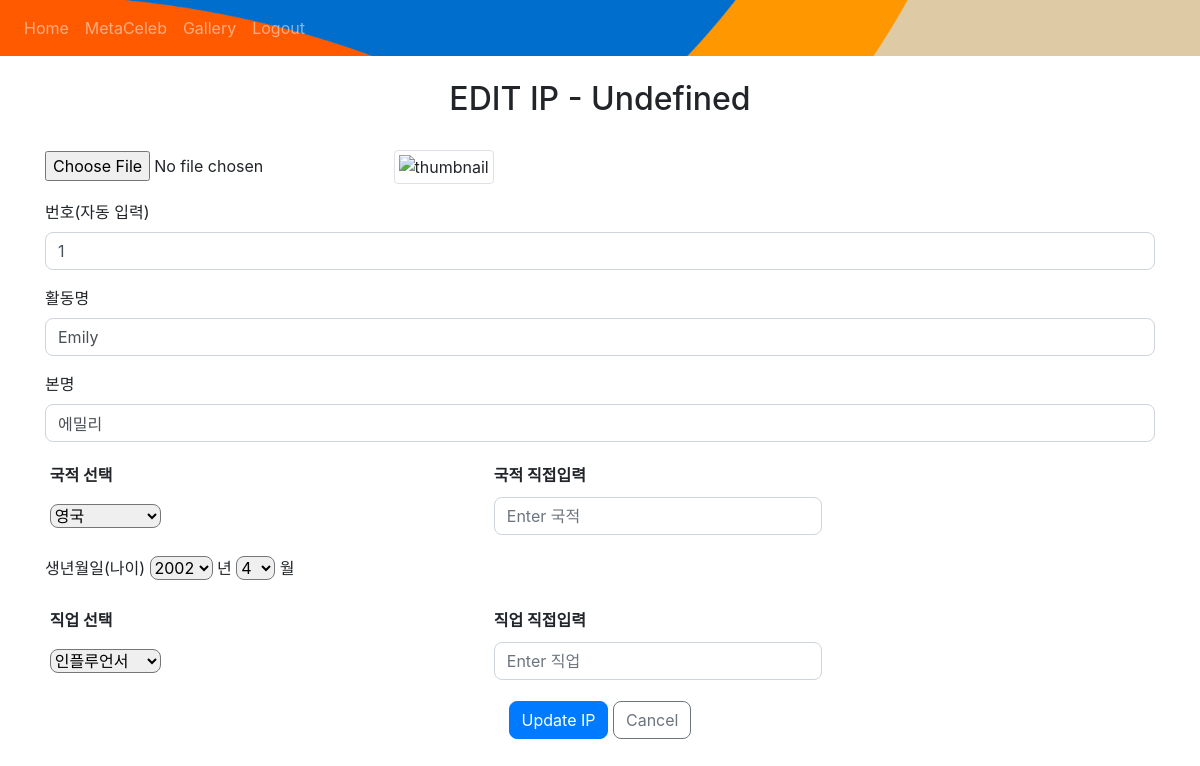
/update/MetaCeleb/1 (signed in), run on the app's committed database.
### website/models.py (models this page shows)
class MetaCeleb(db.Model):
    id = db.Column(db.Integer, primary_key=True)
    num = db.Column(db.String(10))
    name = db.Column(db.String(30), nullable=False)
    real_name = db.Column(db.String(30))
    job = db.Column(db.String(100))
    dob = db.Column(db.String(30))
    company = db.Column(db.String(100))
    img = db.Column(db.Text, unique = True, nullable=False)
    img_name = db.Column(db.Text, nullable=False)
    img_mimetype = db.Column(db.Text, nullable=False)
    nationality = db.Column(db.String(30))
    keyword = db.Column(db.String(200))
    copyright_status = db.Column(db.String(50))
    date_pub = db.Column(db.String(10))
    monitored = db.Column(db.String(5))
    date_monitor = db.Column(db.String(10))
    suggested = db.Column(db.String(5))
    date_suggested = db.Column(db.String(10))
    story = db.Column(db.String(10000))
    feedback = db.Column(db.String(5000))
    date = db.Column(db.String(100))
    user_id = db.Column(db.Integer, db.ForeignKey('user.id'))

### website/views.py (the view, shortened to what this page needs)
@views.route('/update/MetaCeleb/<int:id>', methods=['GET', 'POST'])
@login_required
def update_metaceleb(id):
    this_year = datetime.datetime.now().year
    ip_to_update = MetaCeleb.query.get_or_404(id)
    all_jobs = db.session.query(MetaCeleb.job).distinct()
    all_nationality = db.session.query(MetaCeleb.nationality).distinct()
    return render_template("update.html", user=current_user, ip_to_update = ip_to_update, all_jobs = all_jobs, all_nationality = all_nationality,  this_year=this_year)

### website/__init__.py (called while the page is built)
def create_app():
    app = Flask(__name__)
    app.config['SECRET_KEY'] = 'hjshjhdjah kjshkjdhjs'
    app.config['SQLALCHEMY_DATABASE_URI'] = f'sqlite:///{DB_NAME}'
    db.init_app(app)
    charts = GoogleCharts(app)
    from .views import views
    from .auth import auth
    app.register_blueprint(views, url_prefix='/')
    app.register_blueprint(auth, url_prefix='/')
    from .models import User, MetaCeleb
    create_database(app)
    login_manager = LoginManager()
    login_manager.login_view = 'auth.login'
    login_manager.init_app(app)
    @login_manager.user_loader
    def load_user(id):
        return User.query.get(int(id))
    return app

### website/templates/update.html (shortened to what this page needs)
{% extends "base.html" %} {% block title %}Home{% endblock %} {% block content
%}<br/>
<h2>EDIT IP - {{ip_to_update[0].__class__.__name__}}</h2>
<br/>
<form enctype = 'multipart/form-data' method="POST">
    <div class="form-group">
    <input type = 'file' name = 'pic' value = "{{ url_for('views.img_link', id=ip_to_update.id)}}"/>
    <img src="{{ url_for('views.img_link', id=ip_to_update.id)}}" alt="thumbnail" class="img-thumbnail">
    </div>
   <div class="form-group">
    <label for="num">번호(자동 입력)</label>
    <input
      type="num"
      class="form-control form-rounded"
      id="num"
      name="num"
      value="{{ip_to_update.num}}"
    />
  </div>
  <div class="form-group">
    <label for="title">활동명</label>
    <input
      type="text"
      class="form-control form-rounded"
      id="name"
      name="name"
      placeholder="Enter 활동명"
      value ="{{ip_to_update.name}}"
    />
  </div>
  <div class="form-group">
        <label for="title">본명</label>
    <input
      type="text"
      class="form-control form-rounded"
      id="real_name"
      name="real_name"
      placeholder="Enter 본명"
      value ="{{ip_to_update.real_name}}"
    />
  </div>
   <table class="table table-sm table-borderless" style = "text-align: left;"  >
  <thead>
    <tr>
        <th scope="col" class = "align-middle">국적 선택 </th>
        <th scope="col" class = "align-middle">국적 직접입력</th>
    </tr>
  </thead>
  <tbody>
    <tr>
    <td class = "align-middle" style="width: 40%;">
      <select class="form-select form-rounded"
          id="nationality"
          name="nationality"
          >
        <option selected value="{{ip_to_update.nationality}}">{{ip_to_update.nationality}}</option>
  </select>
    </td>
    <td class = "align-middle" >
    <input style="width: 50%;"
      type="text"
      class="form-control form-rounded"
      id="nationality_1"
      name="nationality_1"
      placeholder="Enter 국적"
    />
    </td>
  </tr>
        </tbody>
    </table>
      <div class="form-group">
    <label for="date_pub">생년월일(나이)</label>
      <select class="form-select form-rounded"
          id="dob_year"
          name="dob_year"
          >
    <option selected>{{ip_to_update.dob.split('.')[0]}}</option>
  </select>
      <a>년</a>
      <select class="form-select form-rounded"
          id="dob_month"
          name="dob_month"
          >
    <option selected>{{ip_to_update.dob.split('.')[-1]}}</option>
  </select>
          <a>월</a>
  </div>
   <table class="table table-sm table-borderless" style = "text-align: left;"  >
  <thead>
    <tr>
        <th scope="col" class = "align-middle">직업 선택 </th>
        <th scope="col" class = "align-middle">직업 직접입력</th>
    </tr>
  </thead>
  <tbody>
    <tr>
    <td class = "align-middle" style="width: 40%;">
      <select class="form-select form-rounded"
          id="job"
          name="job"
          >
        <option selected value="{{ip_to_update.job}}">{{ip_to_update.job}}</option>
  </select>
    </td>
    <td class = "align-middle" >
    <input style="width: 50%;"
      type="text"
      class="form-control form-rounded"
      id="job_1"
      name="job_1"
      placeholder="Enter 직업"
    />
    </td>
  </tr>
        </tbody>
    </table>
  <div align="center">
      <button type="submit" class="btn btn-primary form-rounded">Update IP</button>
      <a href="javascript:history.back()" class="btn btn-outline-secondary form-rounded" > Cancel </a>
  </div>
    <br/><br/>
</form>
{% endblock %}

### website/templates/update.html (style rules this page uses)
h2 { text-align: center; }
.form-rounded { border-radius: 0.5rem; }

### data on the page
MetaCeleb: num "1", name "Emily", real_name "에밀리", nationality "영국", dob_year "2002", dob_month "4", job "인플루언서"

### other printed values
{{ ip_to_update[0].__class__.__name__ }} "Undefined"
